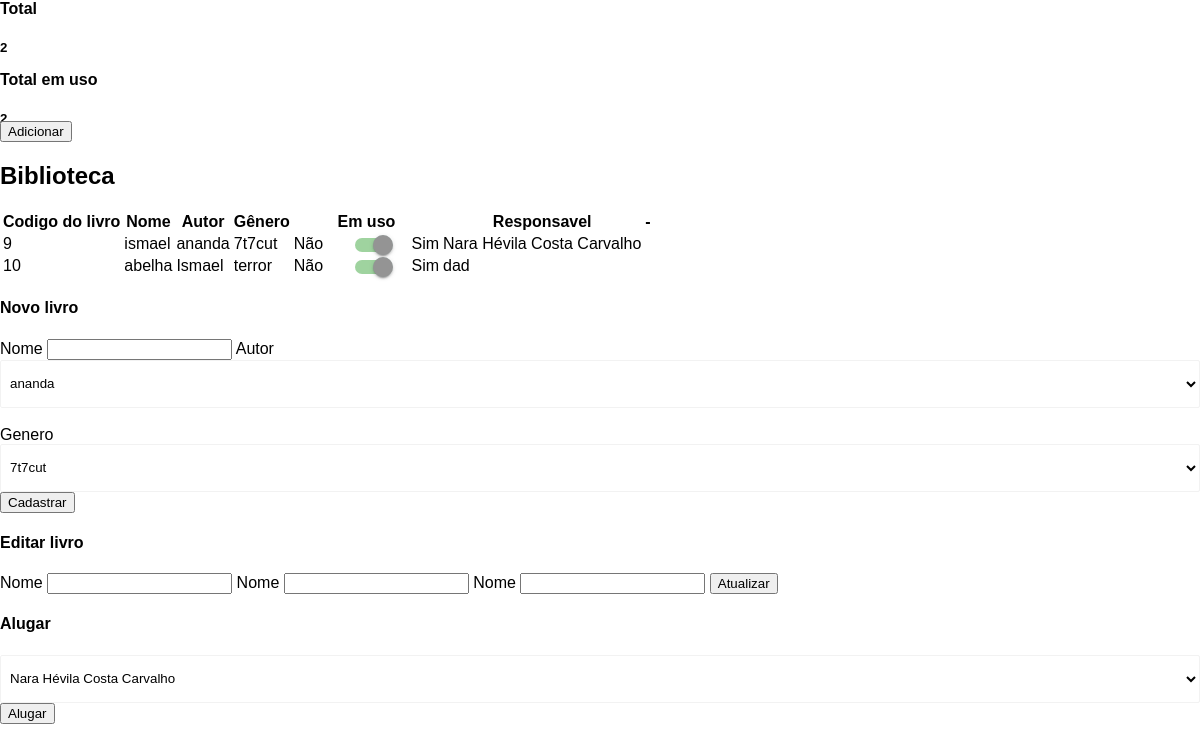
Before: /admin/componentes/biblioteca/view/index.php with the older database file.
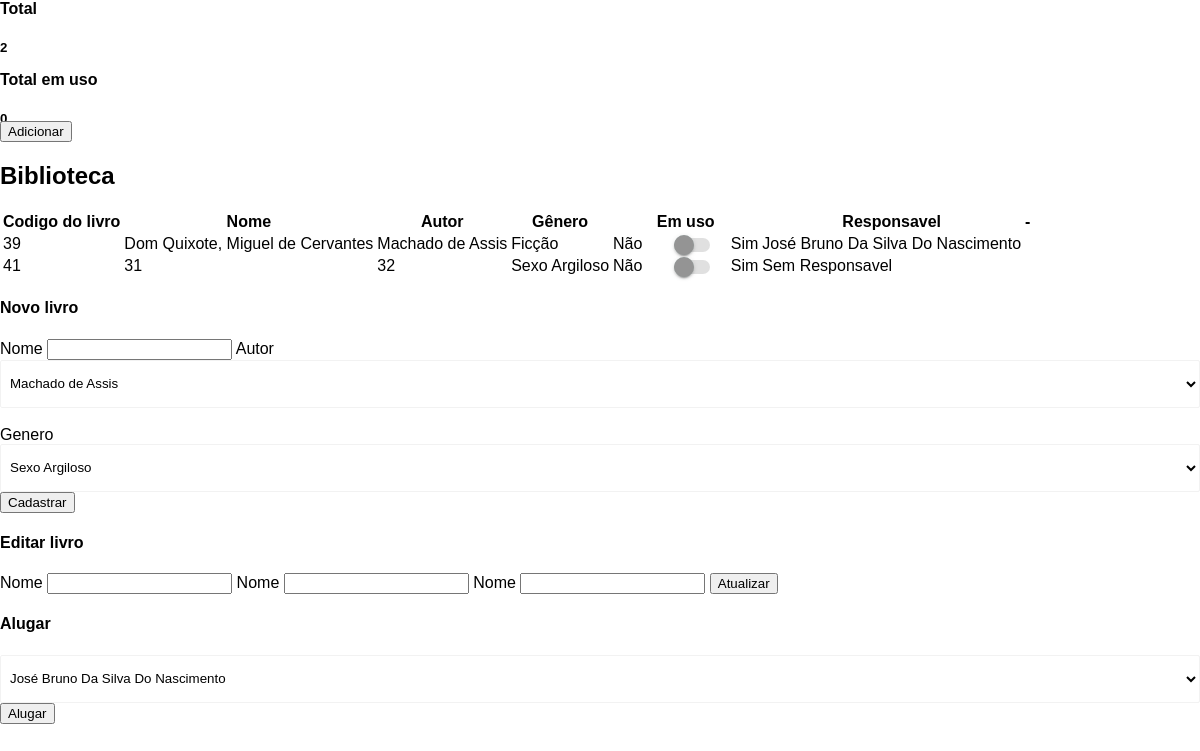
After: the same page with the newer database file.
### tables this page shows
CREATE TABLE `livros` (
  `cod_livro` int(200) NOT NULL,
  `nome_livro` varchar(200) NOT NULL,
  `status_livro` tinyint(1) DEFAULT NULL,
  `cod_genero` int(200) NOT NULL,
  `cod_autor` int(200) NOT NULL
);

CREATE TABLE `autores` (
  `cod_autor` int(200) NOT NULL,
  `nome_autor` varchar(200) NOT NULL
);

CREATE TABLE `genero` (
  `cod_genero` int(200) NOT NULL,
  `nome_genero` varchar(100) NOT NULL
);

CREATE TABLE `usuarios` (
  `cod_usu` int(200) NOT NULL,
  `nome_usu` varchar(200) NOT NULL,
  `curso_usu` varchar(20) NOT NULL
);

### admin/componentes/biblioteca/view/index.php (the view, shortened to what the changed rows need)
<?php
try {
    $pdo = new PDO("mysql:dbname=biblioteca;host=localhost", "root", "");
  } catch(PDOException $e){
    echo "ERRO: ".$e->getMessage();
    exit;
  }
  ?>
<link rel="stylesheet" href="../../css/materialize.css">
<div id="painel-componentes-biblioteca" class="painel-componentes-biblioteca principal">
  <div class="resumo">
      <div class="total" style="height:50px">
        <h4>Total em uso</h4>
        <h5><?php
        $sql = "SELECT count(*) as t FROM livros WHERE status_livro=1";
        $sql = $pdo->query($sql);
        $sql = $sql->fetch();
        $total = $sql['t'];
        echo $total;
        ?></h5>
      </div>
  </div>
  <div class="lista-container">
    <h2>Biblioteca</h2>
    <table>
      <thead>
        <tr>
          <th>Codigo do livro</th>
          <th>Nome</th>
          <th>Autor</th>
          <th>Gênero</th>
          <th>Em uso</th>
          <th>Responsavel</th>
          <th> - </th>
        </tr>
      </thead>
      <tbody>
      <?php
       $sql = "SELECT * FROM livros";
       $sql = $pdo->query($sql);
       if($sql->rowCount() > 0){
         foreach($sql->fetchAll() as $livros):
          $sqlA = "SELECT nome_autor FROM autores WHERE cod_autor =".$livros['cod_autor'];
          $sqlA = $pdo->query($sqlA);
          $sqlA = $sqlA->fetch();
          $sqlG = "SELECT nome_genero FROM genero WHERE cod_genero =".$livros['cod_genero'];
          $sqlG = $pdo->query($sqlG);
          $sqlG = $sqlG->fetch();
          $sqlAl = "SELECT cod_usu FROM alugar WHERE cod_livro =".$livros['cod_livro'];
          $sqlAl =$pdo->query($sqlAl);
          $sqlAl = $sqlAl->fetch();
          if($sqlAl==NULL){
            $usu = "Sem Responsavel";
          }else{
            $usu=$sqlAl['cod_usu'];
            $sqlUs = "SELECT nome_usu from usuarios where cod_usu = ".$usu;
            $sqlUs = $pdo->query($sqlUs);
            $sqlUs = $sqlUs->fetch();
            $usu = $sqlUs['nome_usu'];
          }
         ?>
      <tr>
        <td><?php print($livros['cod_livro']) ?></td>
        <td><?php print($livros['nome_livro']) ?></td>
        <td><?php print($sqlA['nome_autor']) ?></td>
        <td><?php print($sqlG['nome_genero']) ?></td>
        <td>
          <div class="switch">
          <?php
          if($livros['status_livro'] == 1){
           ?>
            <label>
            Não
              <span class="lever"></span>
            Sim
            </label>
          <?php
          }else{
            ?>
             <label>
            Não
              <span class="lever"></span>
            Sim
            </label>
            <?php
          }
          ?>
          <td>
          <?php print($usu) ?></td>
          </div>
        </td>
        <td>
        </td>
      </tr>
     <?php
      endforeach;
      }
    ?>
      </tbody>
    </table>
  </div>
</div>
<div id="barraLateral">
    <div class="novoLivro">
      <form method="post" action="model.php?cadastro=true">
          <div class="conteudo-form">
          <label>Nome</label>
          <input type="text" name="nome_livro">
          <?php
              $sql = "SELECT cod_autor,nome_autor FROM autores";
              $sql = $pdo->query($sql);
              $sql2 = "SELECT cod_genero,nome_genero FROM genero";
              $sql2 = $pdo->query($sql2);
          ?>
           <label>Autor</label>
          <select style="display:block;" name="cod_autor">
            <?php foreach($sql->fetchAll() as $autores): ?>
              <option value="<?php echo $autores['cod_autor'] ?>"><?php echo $autores['nome_autor'] ?></option>
            <?php endforeach; ?>
          </select>
<br>
          <label>Genero</label>
          <select style="display:block;" name="cod_genero">
            <?php foreach($sql2->fetchAll() as $generos): ?>
              <option value="<?php echo $generos['cod_genero'] ?>"><?php echo $generos['nome_genero'] ?></option>
            <?php endforeach; ?>
          </select>
          <input type="submit" value="Cadastrar">
        </div>
      </form>
    </div>
    <div class="alugarLivro">
      <form>
      <?php
        $sql2 = "SELECT * from usuarios";
        $sql2 = $pdo->query($sql2);
        $usuarios = $sql2->fetchAll();
      ?>
          <div class="conteudo-form">
          <select style="display: block;">
            <?php foreach($usuarios as $usuario){ ?>
                <option><?php print(($usuario['nome_usu']))?></option>
            <?php  }?>
          </select>
          <input type="submit" value="Alugar">
        </div>
      </form>
    </div>
  </div>

Changed rows visible on the page:
removed livros: cod_livro "9", nome_livro "ismael", cod_autor.nome_autor "ananda", cod_genero.nome_genero "7t7cut", status_livro "Não", usuarios.nome_usu "Nara Hévila Costa Carvalho"
removed livros: cod_livro "10", nome_livro "abelha", cod_autor.nome_autor "Ismael", cod_genero.nome_genero "terror", status_livro "Não", usuarios.nome_usu "dad"
added livros: cod_livro "39", nome_livro "Dom Quixote, Miguel de Cervantes", cod_autor.nome_autor "Machado de Assis", cod_genero.nome_genero "Ficção", status_livro "Não", usuarios.nome_usu "José Bruno Da Silva Do Nascimento"
added livros: cod_livro "41", nome_livro "31", cod_autor.nome_autor "32", cod_genero.nome_genero "Sexo Argiloso", status_livro "Não", usu "Sem Responsavel"
Other visible differences:
$total: "2" → "0"
form field cod_autor: "ananda" → "Machado de Assis"
form field cod_genero: "7t7cut" → "Sexo Argiloso"
form field value: "Nara Hévila Costa Carvalho" → "José Bruno Da Silva Do Nascimento"
